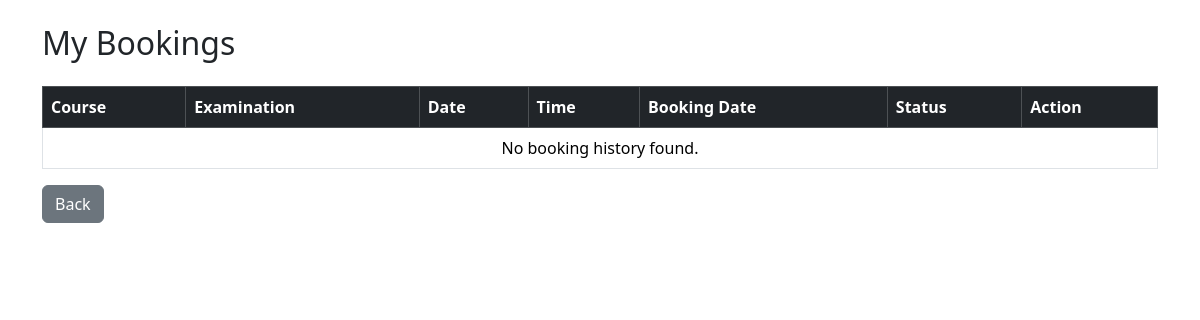
Page /students/bookings (signed in) on the earlier database version.
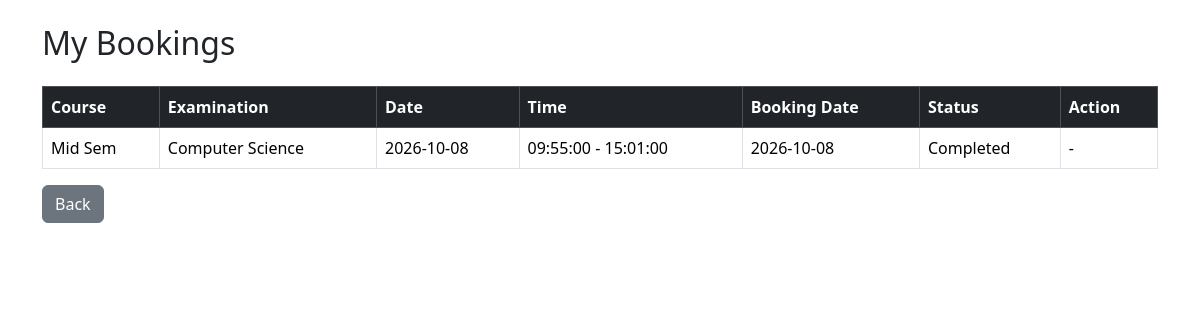
Same page on the later database version.
### models.py (models this page shows)
class Booking(db.Model):
    __tablename__ = "bookings"
    id = db.Column(db.Integer, primary_key=True)
    student_id = db.Column(db.Integer, db.ForeignKey("users.id"), nullable=False)
    slot_id = db.Column(db.Integer, db.ForeignKey("slots.id"), nullable=False)
    booking_date = db.Column(db.Date)
    status = db.Column(db.String(30), default="Booked")
    marks = db.Column(db.Integer)
    note = db.Column(db.Text)
    student = db.relationship("User", backref="bookings")
    slot = db.relationship("ExaminationSlot", backref="bookings")

class Course(db.Model):
    __tablename__ = "courses"
    id = db.Column(db.Integer, primary_key=True)
    code = db.Column(db.String(20), unique=True, nullable=False)
    name = db.Column(db.String(100), nullable=False)
    description = db.Column(db.Text)
    status = db.Column(db.String(20), default="Active")

class Examination(db.Model):
    __tablename__ = "examinations"
    id = db.Column(db.Integer, primary_key=True)
    course_id = db.Column(db.Integer, db.ForeignKey("courses.id"), nullable=False)
    examiner_id = db.Column(db.Integer, db.ForeignKey("users.id"), nullable=True)
    name = db.Column(db.String(100), nullable=False)
    exam_type = db.Column(db.String(30))
    duration = db.Column(db.Integer)
    max_marks = db.Column(db.Integer)
    slot_creation_start = db.Column(db.Date)
    slot_creation_end = db.Column(db.Date)
    booking_start = db.Column(db.Date)
    booking_end = db.Column(db.Date)
    status = db.Column(db.String(30))
    examiner = db.relationship(
        "User",
        foreign_keys=[examiner_id],
        backref="assigned_examinations"
    )
    course = db.relationship(
        "Course",
        backref="examinations"
    )

class ExaminationSlot(db.Model):
    __tablename__ = "slots"
    id = db.Column(db.Integer, primary_key=True)
    examination_id = db.Column(db.Integer, db.ForeignKey("examinations.id"), nullable=False)
    examiner_id = db.Column(db.Integer, db.ForeignKey("users.id"), nullable=False)
    date = db.Column(db.Date)
    start_time = db.Column(db.Time)
    end_time = db.Column(db.Time)
    capacity = db.Column(db.Integer)
    available_seats = db.Column(db.Integer)
    status = db.Column(db.String(30), default="Available")
    examination = db.relationship(
        "Examination",
        backref="slots"
    )
    examiner = db.relationship(
        "User",
        foreign_keys=[examiner_id],
        backref="examiner_slots"
    )

### app.py (the view)
@app.route("/students/bookings")
@login_required
def student_bookings():
    if current_user.role != "student":
        return redirect(url_for("login"))
    bookings = Booking.query.filter_by(
        student_id=current_user.id
    ).order_by(
        Booking.booking_date.desc()
    ).all()
    return render_template("student/bookings.html", bookings=bookings)

### app.py (called while the page is built)
@login_manager.user_loader
def load_user(user_id):
    return User.query.get(int(user_id))

### templates/student/bookings.html (shortened to what this page needs)
<!DOCTYPE html>
<html>
<head>
    <link
        href="https://cdn.jsdelivr.net/npm/bootstrap@5.3.3/dist/css/bootstrap.min.css"
        rel="stylesheet"
    >
</head>
<body>
<div class="container mt-4">
    <h2 class="mb-4">My Bookings</h2>
    <table class="table table-bordered table-hover">
        <thead class="table-dark">
            <tr>
                <th>Course</th>
                <th>Examination</th>
                <th>Date</th>
                <th>Time</th>
                <th>Booking Date</th>
                <th>Status</th>
                <th>Action</th>
            </tr>
        </thead>
        <tbody>
        {% for booking in bookings %}
        <tr>
            <td>
                {{ booking.slot.examination.course.name }}
            </td>
            <td>
                {{ booking.slot.examination.name }}
            </td>
            <td>
                {{ booking.slot.date }}
            </td>
            <td>
                {{ booking.slot.start_time }}
                -
                {{ booking.slot.end_time }}
            </td>
            <td>
                {{ booking.booking_date }}
            </td>
            <td>
                {% if booking.status == "Booked" %}
                    <span class="badge bg-success">
                        Booked
                    </span>
                {% elif booking.status == "Cancelled" %}
                    <span class="badge bg-danger">
                        Cancelled
                    </span>
                {% else %}
                    {{ booking.status }}
                {% endif %}
            </td>
            <td>
                {% if booking.status == "Booked" %}
                <form
                    method="POST"
                    action="{{ url_for('cancel_booking', id=booking.id) }}"
                >
                    <button
                        type="submit"
                        class="btn btn-danger btn-sm"
                    >
                        Cancel
                    </button>
                </form>
                {% else %}
                    -
                {% endif %}
            </td>
        </tr>
        {% else %}
        <tr>
            <td colspan="7" class="text-center">
                No booking history found.
            </td>
        </tr>
        {% endfor %}
        </tbody>
    </table>
    <a
        href="{{ url_for('student_dashboard') }}"
        class="btn btn-secondary"
    >
        Back
    </a>
</div>
</body>
</html>

Differences in the rows shown:
added Booking: slot.examination.course.name "Mid Sem", slot.examination.name "Computer Science", slot "2026-10-08", slot.start_time "09:55:00", slot.end_time "15:01:00", booking_date "2026-10-08", status "Completed"
Other differences:
text no longer shown: "No booking history found."
